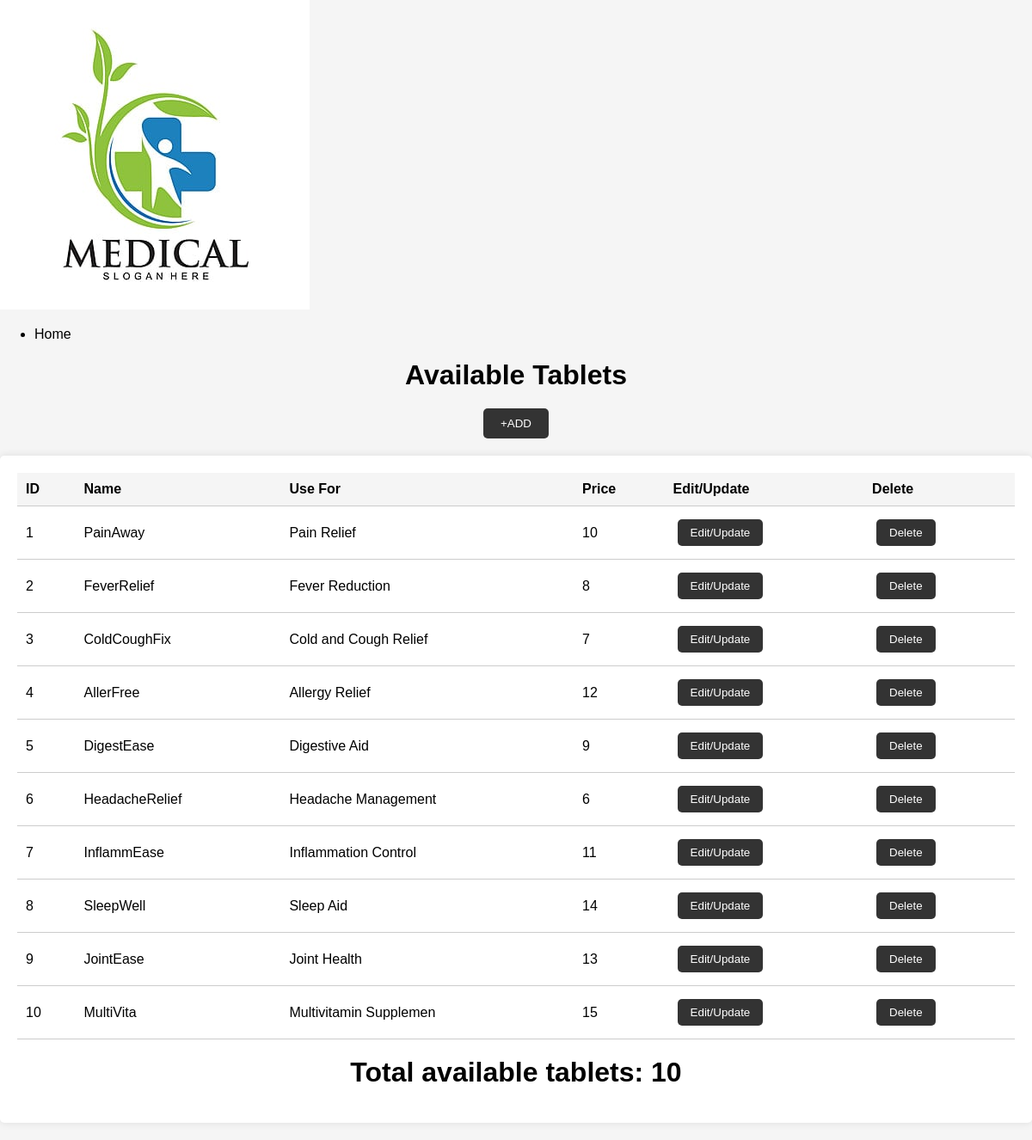
The app's page /tablets.php with its own data.
### tables this page shows
CREATE TABLE `tablets` (
  `id` int(22) NOT NULL,
  `name` varchar(22) NOT NULL,
  `usagefor` varchar(22) NOT NULL,
  `price` int(22) NOT NULL
);

### tablets.php (the view, shortened to what this page needs)
<?php
include('database.php');
$query = "select*from tablets";
$result = mysqli_query($con, $query);
?>
<!DOCTYPE html>
<html lang="en">
<head>
    <link rel="stylesheet" href="tablets.css">
</head>
<body>
    <header>
        <div class="logo">
            <img src="logo.jpg" alt="SSN Medicals Logo">
        </div>
        <nav>
            <ul>
                <li><a href="index.php">Home</a></li>
            </ul>
        </nav>
    </header>
    <h1>Available Tablets</h1>
    <div id="div1">
        <button onclick="window.location.href='addtablet.php'">+ADD</button>
    </div>
    <div id="div2">
        <table>
            <tr>
                <th>ID</th>
                <th>Name</th>
                <th>Use For</th>
                <th>Price</th>
                <th>Edit/Update</th>
                <th>Delete</th>
            </tr>
            <?php
            $total = 0;
            while ($row = mysqli_fetch_assoc($result)) {
                $total++;
                $id = $row['id'];
                $name = $row['name'];
                $fname = $row['usagefor'];
                $mname = $row['price'];
                echo  '<tr>
                <td>' . $id . '</td>
                <td>' . $name . '</td>
                <td>' . $fname . '</td>
                <td>' . $mname . '</td>
                <td><button><a href = "edittablet.php?editid=' . $id . '">Edit/Update</a></button></td>
                <td><button><a href = "deletetablet.php?deleteid=' . $id . '">Delete</a></button></td>
                </tr>';
            }
            ?>
        </table>
        <h1>Total available tablets: <?php echo $total; ?></h1>
    </div>
</body>
</html>

### tablets.css (style rules this page uses)
body { font-family: Arial, sans-serif; margin: 0; padding: 0; background-color: #f5f5f5; }
h1 { text-align: center; margin: 20px 0; }
#div1 { text-align: center; margin: 20px; }
#div1 button { padding: 10px 20px; background-color: #333; color: #fff; border: none; cursor: pointer; border-radius: 5px; transition: background-color 0.3s ease; }
#div2 { max-width: 1200px; margin: 20px auto; background-color: #fff; box-shadow: 0px 0px 10px rgba(0, 0, 0, 0.1); border-radius: 5px; padding: 20px; }
table { width: 100%; border-collapse: collapse; }
th, td { padding: 10px; border-bottom: 1px solid #ccc; }
th { background-color: #f5f5f5; font-weight: bold; text-align: left; }
td { text-align: left; }
a { color: inherit; text-decoration: none; }
#div2 button { padding: 8px 15px; background-color: #333; color: #fff; border: none; cursor: pointer; border-radius: 5px; transition: background-color 0.3s ease; margin: 5px; }

### records on screen
tablets: id "1", name "PainAway", usagefor "Pain Relief", price "10"
tablets: id "2", name "FeverRelief", usagefor "Fever Reduction", price "8"
tablets: id "3", name "ColdCoughFix", usagefor "Cold and Cough Relief", price "7"
tablets: id "4", name "AllerFree", usagefor "Allergy Relief", price "12"
tablets: id "5", name "DigestEase", usagefor "Digestive Aid", price "9"
tablets: id "6", name "HeadacheRelief", usagefor "Headache Management", price "6"
tablets: id "7", name "InflammEase", usagefor "Inflammation Control", price "11"
tablets: id "8", name "SleepWell", usagefor "Sleep Aid", price "14"
tablets: id "9", name "JointEase", usagefor "Joint Health", price "13"
tablets: id "10", name "MultiVita", usagefor "Multivitamin Supplemen", price "15"

### other values on screen
$total "10"
